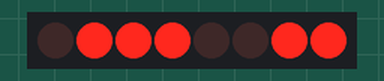
A sketch run on a simulated Arduino Uno, built with avr-gcc and run on an emulated ATmega328P. On the bench: 8 shift-register outputs drawn as a row of LEDs (first output left, lit = HIGH). Wiring (inferred from the names in the program): shift register (74HC595): data pin 7; shift clock pin 8; latch pin 9. Wiring (inferred from the signals the program sends): row of LEDs: on Q0, Q1, Q2, Q3, Q4, Q5, Q6, Q7.

Above: at 0.5 s.
At 4.5 s:
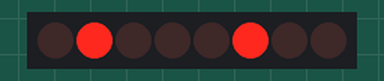
At 6.5 s:
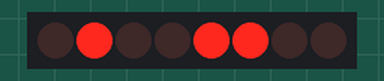
At 8.5 s:
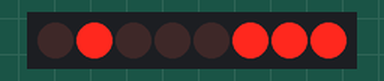
At 10.5 s:
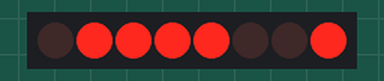
At 14.5 s:
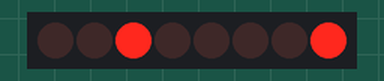
Timing chart, 0 to 17.9 s (numbered marks = the images above):
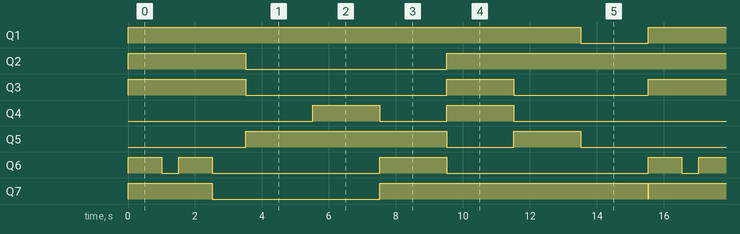

The sketch:

OKI_VFD_Driver.ino
```cpp
//This code is for the MSM9202-01 chip from OKI
#define clockpin 8
#define datapin 7
#define sspin 9 //slave select/chip select
#define bitorder MSBFIRST //arduino has MSB on left and LSB on right and the datasheet has these reversed so I reverse the bit order here in order to more
                          //easily code the bit information how I see it in the datasheet
byte bitsofCharacter = 0;

void setup() {
pinMode(8, OUTPUT);
pinMode(7, OUTPUT);
pinMode(9, OUTPUT);

delayMicroseconds(300); //power up delay

sendData(0b00000010); //set P1 and P2 output port to low (This is to control other IO devices and LED; we don't want this feature)

sendData(0b11100110); //configure number of grids on display (15)

sendData(0b11101010); //sets Display duty cycle for contrast (8/16) / 0b11101010 (15/16

sendData(0b11001110); //test mode: light all

sendData(0b00001110); //normal mode

}

//simple function to send out a command
void sendData(unsigned char a){
digitalWrite(sspin, LOW);
delayMicroseconds(1);
shiftOut(datapin, clockpin, bitorder, a);
digitalWrite(sspin, HIGH);
delayMicroseconds(60);
}

//Alternate version of ShiftOut() function that only shifts a bit at a time
void Shift1Out(char val){
digitalWrite(datapin, val);
digitalWrite(clockpin, HIGH);
digitalWrite(clockpin, LOW);
}

//simple function to send out data
void dcram(unsigned char b){
digitalWrite(sspin, LOW);
delayMicroseconds(1);
shiftOut(datapin, clockpin, bitorder, 0b00001000); //DCRAM data write (COM1)
shiftOut(datapin, clockpin, bitorder, b); //character data
digitalWrite(sspin, HIGH);
delayMicroseconds(60);
}

void PrintString(String l){ //to reverse bit order from LSB to MSB or vice versa you either decrement or increment in the for-loops
  digitalWrite(sspin, LOW);
  shiftOut(datapin, clockpin, bitorder, 0b00001000); //DCRAM command starting at COM1
for(int i=0; i<l.length(); i++){ //length() returns the length of the string
  char Character = l.charAt(i); //the number in charAt returns the respective character of the string i.e. 0 = H, then that character is put into another variable
for(int k=0; k<8; k++){
  bitsofCharacter = bitRead(Character, k); //bitRead reads the bit from the character, which will be 0-7 starting at the LSB (rightmost) bit
  Shift1Out(bitsofCharacter); //shifts out the incoming bits one at a time
}
}
  digitalWrite(sspin, HIGH);
}

/*
 * These following functions are for CGRAM and clearing the screen but they aren't tested thoroughly so may not work as expected however might be useful for someone
 * as reference. CGRAM is also quite interesting because it allows you to turn on or off any individual dot in the grid. You do this by first issuing a CGRAM command
 * to let the chip know you are storing information into the RAM area you selected (RAM0-7), then shifting out 5 bytes of column data, and finally calling that RAM
 * data through the DCRAM command.
 */

/*
//This function uses the CGRAM command to insert blank data into RAM0 and then we can call RAM0 with DCRAM command to clear the screen
//this wont clear/overwrite any current DCRAM data or ADRAM data, you will need to use their respective commands to clear their respective registers to clear the screen
void clear_screen(void){
digitalWrite(sspin, LOW);
delayMicroseconds(1);
shiftOut(datapin, clockpin, bitorder, 0b00000100); //CGRAM data write (RAM0)
delayMicroseconds(10);
shiftOut(datapin, clockpin, bitorder, 0b00000000); //1st column data
delayMicroseconds(10);
shiftOut(datapin, clockpin, bitorder, 0b00000000); //2nd column data
delayMicroseconds(10);
shiftOut(datapin, clockpin, bitorder, 0b00000000); //3rd column data
delayMicroseconds(10);
shiftOut(datapin, clockpin, bitorder, 0b00000000); //4th column data
delayMicroseconds(10);
shiftOut(datapin, clockpin, bitorder, 0b00000000); //5th column data
delayMicroseconds(10);
//dcram(0b00000000); //Displays what we put in RAM0
digitalWrite(sspin, HIGH);
delayMicroseconds(60);

}
*/
/*
void clear_VFD(void){
digitalWrite(sspin, LOW);
delayMicroseconds(1);
shiftOut(datapin, clockpin, bitorder, 0b00001000); //DCRAM command
for(int i = 0; i < 16; i++){
  shiftOut(datapin, clockpin, bitorder, 0b00000100); //blank data to clear tube
}
delayMicroseconds(60);
digitalWrite(sspin, HIGH);
delayMicroseconds(60);
digitalWrite(sspin, LOW);
shiftOut(datapin, clockpin, bitorder, 0b00001100); //ADRAM command
for(int i = 0; i < 16; i++){
  shiftOut(datapin, clockpin, bitorder, 0b00000100); //blank data to clear tube
}
delayMicroseconds(60);
digitalWrite(sspin, HIGH);
delayMicroseconds(60);
}
*/

void loop() {
  delay(10);
  sendData(0b11001110); //All on
  delay(1000);
  sendData(0b10001110); //All off
  delay(500);
  sendData(0b11001110); //All on
  delay(1000);
  sendData(0b00001110); //normal mode (need to call this to write characters)
  delay(1000);
  digitalWrite(sspin, LOW);
  delayMicroseconds(1);
  shiftOut(datapin, clockpin, bitorder, 0b00001000); //DCRAM command starting at COM1
  shiftOut(datapin, clockpin, bitorder, 0b00010010); //h
  shiftOut(datapin, clockpin, bitorder, 0b10100010); //e
  shiftOut(datapin, clockpin, bitorder, 0b00110010); //l
  shiftOut(datapin, clockpin, bitorder, 0b00110010); //l
  shiftOut(datapin, clockpin, bitorder, 0b11110010); //o
  shiftOut(datapin, clockpin, bitorder, 0b00000100); //space
  shiftOut(datapin, clockpin, bitorder, 0b11101010); //w
  shiftOut(datapin, clockpin, bitorder, 0b11110010); //o
  shiftOut(datapin, clockpin, bitorder, 0b01001010); //r
  shiftOut(datapin, clockpin, bitorder, 0b00110010); //l
  shiftOut(datapin, clockpin, bitorder, 0b00000100); //space MAP OUT THE COM1-16 DIGITPINS SO U KNOW WHERE A LETTER WILL BE. EVERY SCREEN IS DIFFERENT
  shiftOut(datapin, clockpin, bitorder, 0b00000100); //space
  shiftOut(datapin, clockpin, bitorder, 0b00000100); //space
  shiftOut(datapin, clockpin, bitorder, 0b00000100); //space
  shiftOut(datapin, clockpin, bitorder, 0b00100010); //d
  digitalWrite(sspin, HIGH);
  delay(2000);
  PrintString("               "); //if you dont call this before the next line, any grid slot not overwritten will still have leftover data i.e. the last "d" will be present
  digitalWrite(sspin, LOW);
  delayMicroseconds(1);
  shiftOut(datapin, clockpin, bitorder, 0b00001000); //DCRAM command starting at COM1
  shiftOut(datapin, clockpin, bitorder, 0b11001010); //s
  shiftOut(datapin, clockpin, bitorder, 0b11000010); //c
  shiftOut(datapin, clockpin, bitorder, 0b10010010); //i
  shiftOut(datapin, clockpin, bitorder, 0b11000010); //c
  shiftOut(datapin, clockpin, bitorder, 0b10011010); //y
  shiftOut(datapin, clockpin, bitorder, 0b01110010); //n
  shiftOut(datapin, clockpin, bitorder, 0b10010010); //i
  shiftOut(datapin, clockpin, bitorder, 0b11000010); //c
  shiftOut(datapin, clockpin, bitorder, 0b10000010); //a
  shiftOut(datapin, clockpin, bitorder, 0b00110010); //l
  digitalWrite(sspin, HIGH);
  delay(2000);
  PrintString("               ");
  digitalWrite(sspin, LOW);
  delayMicroseconds(1);
  shiftOut(datapin, clockpin, bitorder, 0b00001000); //DCRAM command starting at COM1
  shiftOut(datapin, clockpin, bitorder, 0b10010010); //i
  shiftOut(datapin, clockpin, bitorder, 0b01110010); //n
  shiftOut(datapin, clockpin, bitorder, 0b01101010); //v
  shiftOut(datapin, clockpin, bitorder, 0b10100010); //e
  shiftOut(datapin, clockpin, bitorder, 0b01110010); //n
  shiftOut(datapin, clockpin, bitorder, 0b00101010); //t
  shiftOut(datapin, clockpin, bitorder, 0b10010010); //i
  shiftOut(datapin, clockpin, bitorder, 0b01110010); //n
  shiftOut(datapin, clockpin, bitorder, 0b11100010); //g
  digitalWrite(sspin, HIGH);
  delay(2000);
  PrintString("               ");
  PrintString("Enjoy"); //this is shorted than the next string so we dont need to necessarly clear the screen as the next string will automatically overwrite it anyway
  delay(2000);
  PrintString("this free"); //this is longer than the next string so I will need to clear the screen after displaying this
  delay(2000);
  PrintString("               "); //clears the display (I put in 15 spaces because I have 15 grids)
  PrintString("code!");
  delay(2000);
  PrintString("               ");

}
```

Measured:
- by itself, Q1: alternates HIGH for 13.5 s and LOW for 2.0 s
- by itself, Q2: repeats every 15.5 s: LOW 6.0 s, HIGH 9.5 s
- by itself, Q3: repeats every 15.5 s: LOW 6.0 s, HIGH 2.0 s, LOW 4.0 s, HIGH 3.5 s
- by itself, Q4: repeats every 15.5 s: LOW 2.0 s, HIGH 2.0 s, LOW 9.5 s, HIGH 2.0 s
- by itself, Q5: LOW → HIGH at 3.5 s, → LOW 6.0 s later, → HIGH 2.0 s later, → LOW 2.0 s later, … (9 changes in this stretch)
- by itself, Q6: repeats every 15.5 s: LOW 0.50 s, HIGH 1.0 s, LOW 5.0 s, HIGH 2.0 s, LOW 6.0 s, HIGH 1.0 s
- by itself, Q7: repeats every 15.5 s: LOW 5.0 s, HIGH 8.0 s, LOW 0.01 s, HIGH 2.5 s
